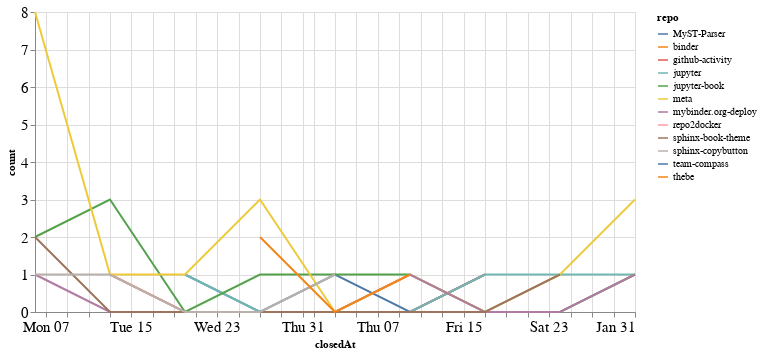

The code cell stored with this chart in its notebook:
### Code cell
closed_by_time = closed_by.groupby('repo').resample('W', on='closedAt').count()['author'].reset_index()
closed_by_time = closed_by_time.rename(columns={'author': 'count'})

alt.Chart(closed_by_time, width=600).mark_line().encode(
    x='closedAt',
    y='count',
    color='repo',
    tooltip="repo"
)

### Figure 1 — Vega-Lite specification as saved in the notebook (floating-point values rounded to 4 significant figures)
{"config": {"axisLeft": {"labelFontSize": 15}, "axisBottom": {"labelFontSize": 15}}, "data": {"name": "data-9977ce9d55906341c9bf8f2e78a8c079"}, "mark": "line", "encoding": {"color": {"type": "nominal", "field": "repo"}, "tooltip": {"type": "nominal", "field": "repo"}, "x": {"type": "temporal", "field": "closedAt"}, "y": {"type": "quantitative", "field": "count"}}, "width": 600, "$schema": "https://vega.github.io/schema/vega-lite/v4.8.1.json", "datasets": {"data-9977ce9d55906341c9bf8f2e78a8c079": [{"repo": "MyST-Parser", "closedAt": "2020-12-20T00:00:00", "count": 1}, {"repo": "MyST-Parser", "closedAt": "2020-12-27T00:00:00", "count": 0}, {"repo": "MyST-Parser", "closedAt": "2021-01-03T00:00:00", "count": 1}, {"repo": "MyST-Parser", "closedAt": "2021-01-10T00:00:00", "count": 0}, {"repo": "MyST-Parser", "closedAt": "2021-01-17T00:00:00", "count": 1}, {"repo": "binder", "closedAt": "2021-01-31T00:00:00", "count": 1}, {"repo": "github-activity", "closedAt": "2020-12-13T00:00:00", "count": 1}, {"repo": "github-activity", "closedAt": "2020-12-20T00:00:00", "count": 0}, {"repo": "github-activity", "closedAt": "2020-12-27T00:00:00", "count": 0}, {"repo": "github-activity", "closedAt": "2021-01-03T00:00:00", "count": 0}, {"repo": "github-activity", "closedAt": "2021-01-10T00:00:00", "count": 0}, {"repo": "github-activity", "closedAt": "2021-01-17T00:00:00", "count": 1}, {"repo": "jupyter", "closedAt": "2020-12-20T00:00:00", "count": 1}, {"repo": "jupyter", "closedAt": "2020-12-27T00:00:00", "count": 0}, {"repo": "jupyter", "closedAt": "2021-01-03T00:00:00", "count": 0}, {"repo": "jupyter", "closedAt": "2021-01-10T00:00:00", "count": 0}, {"repo": "jupyter", "closedAt": "2021-01-17T00:00:00", "count": 1}, {"repo": "jupyter", "closedAt": "2021-01-24T00:00:00", "count": 1}, {"repo": "jupyter", "closedAt": "2021-01-31T00:00:00", "count": 1}, {"repo": "jupyter-book", "closedAt": "2020-12-06T00:00:00", "count": 2}, {"repo": "jupyter-book", "closedAt": "2020-12-13T00:00:00", "count": 3}, {"repo": "jupyter-book", "closedAt": "2020-12-20T00:00:00", "count": 0}, {"repo": "jupyter-book", "closedAt": "2020-12-27T00:00:00", "count": 1}, {"repo": "jupyter-book", "closedAt": "2021-01-03T00:00:00", "count": 1}, {"repo": "jupyter-book", "closedAt": "2021-01-10T00:00:00", "count": 1}, {"repo": "jupyter-book", "closedAt": "2021-01-17T00:00:00", "count": 0}, {"repo": "jupyter-book", "closedAt": "2021-01-24T00:00:00", "count": 0}, {"repo": "jupyter-book", "closedAt": "2021-01-31T00:00:00", "count": 1}, {"repo": "meta", "closedAt": "2020-12-06T00:00:00", "count": 8}, {"repo": "meta", "closedAt": "2020-12-13T00:00:00", "count": 1}, {"repo": "meta", "closedAt": "2020-12-20T00:00:00", "count": 1}, {"repo": "meta", "closedAt": "2020-12-27T00:00:00", "count": 3}, {"repo": "meta", "closedAt": "2021-01-03T00:00:00", "count": 0}, {"repo": "meta", "closedAt": "2021-01-10T00:00:00", "count": 1}, {"repo": "meta", "closedAt": "2021-01-17T00:00:00", "count": 0}, {"repo": "meta", "closedAt": "2021-01-24T00:00:00", "count": 1}, {"repo": "meta", "closedAt": "2021-01-31T00:00:00", "count": 3}, {"repo": "mybinder.org-deploy", "closedAt": "2020-12-06T00:00:00", "count": 1}, {"repo": "mybinder.org-deploy", "closedAt": "2020-12-13T00:00:00", "count": 0}, {"repo": "mybinder.org-deploy", "closedAt": "2020-12-20T00:00:00", "count": 0}, {"repo": "mybinder.org-deploy", "closedAt": "2020-12-27T00:00:00", "count": 0}, {"repo": "mybinder.org-deploy", "closedAt": "2021-01-03T00:00:00", "count": 0}, {"repo": "mybinder.org-deploy", "closedAt": "2021-01-10T00:00:00", "count": 1}, {"repo": "mybinder.org-deploy", "closedAt": "2021-01-17T00:00:00", "count": 0}, {"repo": "mybinder.org-deploy", "closedAt": "2021-01-24T00:00:00", "count": 0}, {"repo": "mybinder.org-deploy", "closedAt": "2021-01-31T00:00:00", "count": 1}, {"repo": "repo2docker", "closedAt": "2021-01-24T00:00:00", "count": 1}, {"repo": "sphinx-book-theme", "closedAt": "2020-12-06T00:00:00", "count": 2}, {"repo": "sphinx-book-theme", "closedAt": "2020-12-13T00:00:00", "count": 0}, {"repo": "sphinx-book-theme", "closedAt": "2020-12-20T00:00:00", "count": 0}, {"repo": "sphinx-book-theme", "closedAt": "2020-12-27T00:00:00", "count": 0}, {"repo": "sphinx-book-theme", "closedAt": "2021-01-03T00:00:00", "count": 0}, {"repo": "sphinx-book-theme", "closedAt": "2021-01-10T00:00:00", "count": 0}, {"repo": "sphinx-book-theme", "closedAt": "2021-01-17T00:00:00", "count": 0}, {"repo": "sphinx-book-theme", "closedAt": "2021-01-24T00:00:00", "count": 1}, {"repo": "sphinx-copybutton", "closedAt": "2020-12-06T00:00:00", "count": 1}, {"repo": "sphinx-copybutton", "closedAt": "2020-12-13T00:00:00", "count": 1}, {"repo": "sphinx-copybutton", "closedAt": "2020-12-20T00:00:00", "count": 0}, {"repo": "sphinx-copybutton", "closedAt": "2020-12-27T00:00:00", "count": 0}, {"repo": "sphinx-copybutton", "closedAt": "2021-01-03T00:00:00", "count": 1}, {"repo": "team-compass", "closedAt": "2020-12-20T00:00:00", "count": 1}, {"repo": "thebe", "closedAt": "2020-12-27T00:00:00", "count": 2}, {"repo": "thebe", "closedAt": "2021-01-03T00:00:00", "count": 0}, {"repo": "thebe", "closedAt": "2021-01-10T00:00:00", "count": 1}]}}
